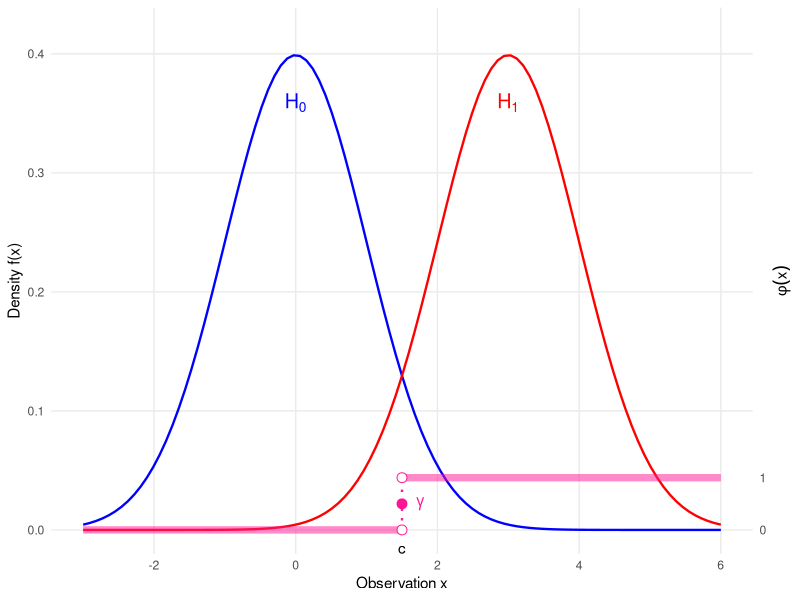
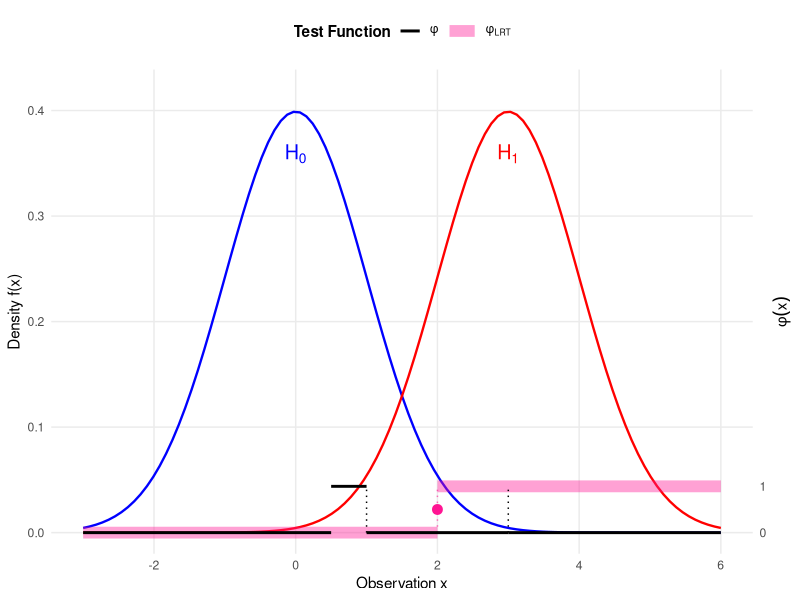

Source code (R) for these figures, in order:
## ---- chunk 1
#| label: fig-test-function-size-power
#| fig-cap: "Illustration of a Test Function $\\phi(x)$ (Pink) relative to Size ($H_0$, Blue) and Power ($H_1$, Red)."
#| fig-width: 7
#| fig-height: 5

library(ggplot2)

# 1. Define Parameters
mu0 <- 0
mu1 <- 3
sigma <- 1
c_val <- 1.5      # Critical value
gamma_val <- 0.5  # Randomization constant

# 2. Scaling Constants
max_dens <- dnorm(mu0, mean = mu0, sd = sigma)
y_limit <- max_dens * 1.1
phi_scale <- 0.1 * y_limit

# 3. Define the Test Function phi(x) (Single Test)
# Step function: 0 -> 1 at c_val
df_phi <- data.frame(
  x_start = c(-3, c_val),
  x_end   = c(c_val, 6),
  y_start = c(0, phi_scale),
  y_end   = c(0, phi_scale)
)

ggplot() +
  # --- Layer 1: Densities (Solid Lines, No Fill) ---
  
  # H0: Normal(0, 1) - Blue (Cool)
  stat_function(fun = dnorm, args = list(mean = mu0, sd = sigma), 
                color = "blue", size = 0.8) +
  
  # H1: Normal(3, 1) - Red (Hot)
  stat_function(fun = dnorm, args = list(mean = mu1, sd = sigma), 
                color = "red", size = 0.8) +

  # --- Layer 2: Test Function phi(x) (Thick Pink Line) ---
  
  # The horizontal segments
  geom_segment(data = df_phi, 
               aes(x = x_start, xend = x_end, y = y_start, yend = y_end), 
               color = "deeppink", size = 2.5, alpha = 0.5) +
  
  # The vertical threshold line
  geom_segment(aes(x = c_val, xend = c_val, y = 0, yend = phi_scale), 
               linetype = "dotted", color = "deeppink", size = 0.8) +
  
  # Points at discontinuity
  geom_point(aes(x = c_val, y = gamma_val * phi_scale), 
             color = "deeppink", size = 3) + 
  geom_point(aes(x = c_val, y = 0), size = 3, shape = 21, fill = "white", color = "deeppink") +
  geom_point(aes(x = c_val, y = phi_scale), size = 3, shape = 21, fill = "white", color = "deeppink") +

  # --- Layer 3: Annotations ---
  
  # Gamma label
  annotate("text", x = c_val + 0.2, y = gamma_val * phi_scale, 
           label = expression(gamma), hjust = 0, fontface = "bold", color = "deeppink") +
  
  # H0 / H1 Labels
  annotate("text", x = mu0, y = max_dens * 0.9, 
           label = expression(H[0]), color = "blue", size = 5) +
  annotate("text", x = mu1, y = max_dens * 0.9, 
           label = expression(H[1]), color = "red", size = 5) +
  
  # Critical Value Label
  annotate("text", x = c_val, y = -0.01, label = "c", vjust = 1) +

  # --- Layer 4: Scales ---
  scale_y_continuous(
    name = "Density f(x)",
    limits = c(-0.02, y_limit),
    expand = c(0, 0),
    
    # Secondary Axis for phi
    sec.axis = sec_axis(~ . / phi_scale, 
                        name = expression(phi(x)),
                        breaks = c(0, 1))
  ) +
  scale_x_continuous(name = "Observation x", limits = c(-3, 6)) +
  
  theme_minimal() +
  theme(
    axis.title.y.right = element_text(angle = 90, vjust = 0.5),
    panel.grid.minor = element_blank()
  )
## ---- chunk 2
#| label: fig-lrt-proof
#| fig-cap: "Visualizing the NP Lemma: The thick, transparent pink line is $\\phi_{\text{LRT}}$. The thin solid black line is $\\phi$. Overlap is visible as a black line inside pink."
#| fig-width: 7
#| fig-height: 5

library(ggplot2)

# 1. Define Parameters
mu0 <- 0
mu1 <- 3
sigma <- 1
c_lrt <- 2
gamma_val <- 0.5

# Scaling constants
max_dens <- dnorm(mu0, mean = mu0, sd = sigma)
y_limit <- max_dens * 1.1
phi_scale <- 0.1 * y_limit

# 2. Define Test Functions Data
df_lrt <- data.frame(
  x_start = c(-3, c_lrt),
  x_end   = c(c_lrt, 6),
  y_val   = c(0, phi_scale),
  Test    = "phi[LRT]" 
)

df_other <- data.frame(
  x_start = c(-3, 0.5, 1, 3),
  x_end   = c(0.5, 1, 3,6),
  y_val   = c(0, phi_scale, 0, 0),
  Test    = "phi"
)

ggplot() +
  # --- Layer 1: Densities (Solid Lines, No Fill) ---
  stat_function(fun = dnorm, args = list(mean = mu0, sd = sigma), 
                color = "blue", size = 0.8) +
  stat_function(fun = dnorm, args = list(mean = mu1, sd = sigma), 
                color = "red", size = 0.8) +

  # --- Layer 2: Test Functions (Segments) ---
  
  # 2a. LRT Segments (Thick, Transparent Pink)
  geom_segment(data = df_lrt,
               aes(x = x_start, xend = x_end, 
                   y = y_val, yend = y_val, 
                   color = Test, linetype = Test, size = Test),
               alpha = 0.4) + 
  
  # Vertical connector for LRT
  geom_segment(aes(x = c_lrt, xend = c_lrt, y = 0, yend = phi_scale),
               color = "deeppink", linetype = "dotted", size = 0.5, alpha = 0.6) +

  # 2b. Other Test Segments (Thin Black Opaque)
  geom_segment(data = df_other,
               aes(x = x_start, xend = x_end, 
                   y = y_val, yend = y_val, 
                   color = Test, linetype = Test, size = Test)) +
  
  # Vertical connectors for Other Test
  geom_segment(aes(x = 1, xend = 1, y = 0, yend = phi_scale),
               color = "black", linetype = "dotted", size = 0.5) +
  geom_segment(aes(x = 3, xend = 3, y = 0, yend = phi_scale),
               color = "black", linetype = "dotted", size = 0.5) +

  # --- Layer 3: Annotations ---
  # LRT Gamma Point (Pink)
  geom_point(aes(x = c_lrt, y = gamma_val * phi_scale), 
             color = "deeppink", size = 3) +
  
  # Density Labels
  annotate("text", x = mu0, y = max_dens * 0.9, 
           label = expression(H[0]), color = "blue", size = 5) +
  annotate("text", x = mu1, y = max_dens * 0.9, 
           label = expression(H[1]), color = "red", size = 5) +

  # --- Layer 4: Scales and Legend ---
  scale_y_continuous(
    name = "Density f(x)", limits = c(-0.02, y_limit), expand = c(0, 0),
    sec.axis = sec_axis(~ . / phi_scale, name = expression(phi(x)), breaks = c(0, 1))
  ) +
  scale_x_continuous(name = "Observation x", limits = c(-3, 6)) +
  
  # Manual Legend Controls (FIXED using named vectors for labels)
  scale_color_manual(name = "Test Function",
                     values = c("phi[LRT]" = "deeppink", "phi" = "black"),
                     labels = c("phi[LRT]" = expression(phi[LRT]), "phi" = expression(phi))) +
  scale_linetype_manual(name = "Test Function",
                        values = c("phi[LRT]" = "solid", "phi" = "solid"),
                        labels = c("phi[LRT]" = expression(phi[LRT]), "phi" = expression(phi))) +
  scale_size_manual(name = "Test Function",
                    values = c("phi[LRT]" = 4,   # Extra Thick
                               "phi" = 1), # Thin
                    labels = c("phi[LRT]" = expression(phi[LRT]), "phi" = expression(phi))) +
  
  theme_minimal() +
  theme(
    legend.position = "top",
    legend.title = element_text(face = "bold"),
    axis.title.y.right = element_text(angle = 90, vjust = 0.5),
    panel.grid.minor = element_blank()
  )
  
